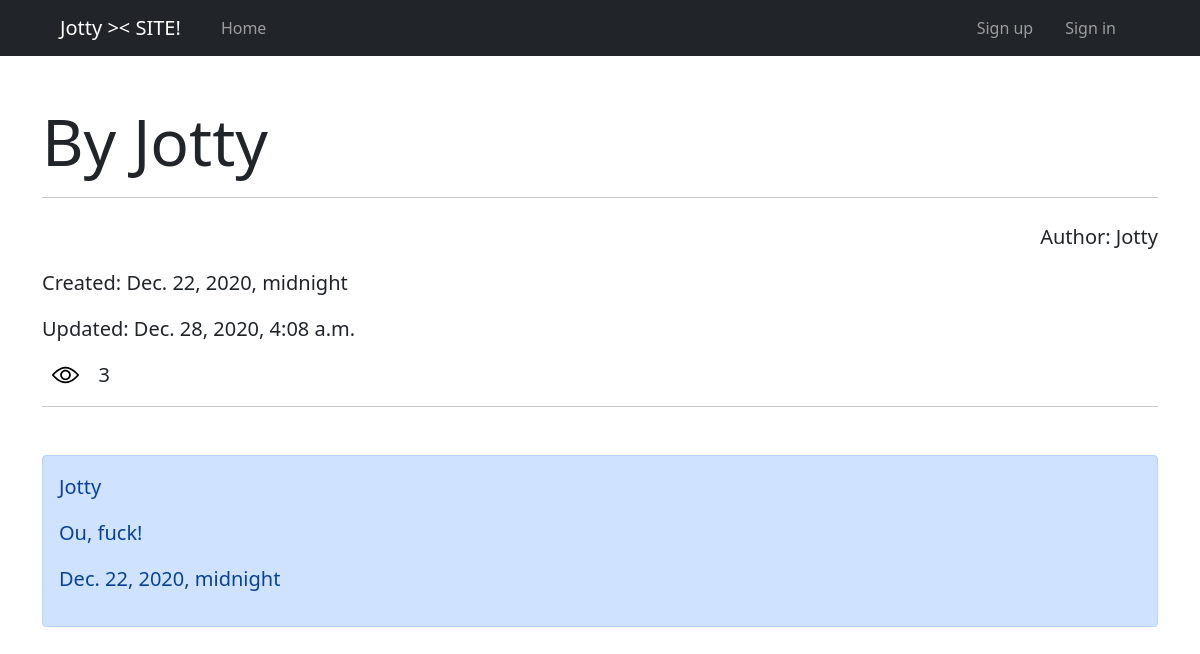
Screenshot of /23 with the database file from the repository.
### blog/models.py (models this page shows, shortened)
class Post(models.Model):
    title = models.CharField(
        max_length=255, default="Default title"
    )
    content = MarkdownxField(default="Default content")
    created_at = models.DateTimeField(auto_now_add=True)
    updated_at = models.DateTimeField(auto_now=True)
    views = models.IntegerField(default=0)
    is_published = models.BooleanField(default=False)
    author = models.ForeignKey(
        User,
        on_delete=models.SET_NULL,
        unique=False,
        null=True,
        default=None
    )
    category = models.ForeignKey('Category', default=None, null=True, on_delete=models.SET_NULL)
    class Meta:
        verbose_name = "Пост"
        verbose_name_plural = "Посты"
    def formatted_markdown(self):
        return markdownify(self.content)

class Comment(models.Model):
    author = models.ForeignKey(User, on_delete=models.CASCADE)
    post = models.ForeignKey('Post', on_delete=models.CASCADE, null=False)
    text = models.TextField()
    created_at = models.DateTimeField(auto_now_add=True)
    class Meta:
        verbose_name = "Комментарий"
        verbose_name_plural = "Комментарии"

### blog/views.py (the view, shortened to what this page needs)
# urls.py: path('<int:pk>', DetailPost.as_view(), name="detail"),
class DetailPost(FormMixin, DetailView):
    template_name = "blog/detail.html"
    model = Post
    form_class = CreateComment
    def get_queryset(self):
        if not self.request.user.is_superuser:
            return super(DetailPost, self).get_queryset().filter(is_published=True)
        else:
            return super(DetailPost, self).get_queryset()
    def get_context_data(self, **kwargs):
        data = super().get_context_data(**kwargs)
        data['comments'] = Comment.objects.filter(post=kwargs['object'].id).order_by('-created_at')
        data['is_authed'] = self.request.user.is_authenticated
        if (self.request.user == (self.get_object()).author) or self.request.user.is_superuser:
            data['is_access'] = True
        else:
            data['is_access'] = False
        data['form'] = self.get_form()
        return data
    def get(self, request, *args, **kwargs):
        post_object = self.get_object()
        post_object.views += 1
        post_object.save()
        return super().get(request, *args, **kwargs)

### templates/blog/detail.html (shortened to what this page needs)
{% extends 'base.html' %}
{% load static %}
{% block content %}
    <div class="container mt-5">
        <h1 class="display-3 mt-3">{{ post.title }}</h1>
        <hr>
        <p class="lead mt-3 text-end">Author: {{ post.author }}</p>
        <p class="lead mt-3">Created: {{ post.created_at }}</p>
        <p class="lead mt-3">Updated: {{ post.updated_at }}</p>
        <div class="d-flex align-items-center" style="width: 7%; justify-content: space-around">
            <img src="{% static 'view.svg' %}" alt="View image" style="width: 34%">
            <span style="font-size: 20px">{{ post.views }}</span>
        </div>
        <hr>
        <div class="comments mt-5">
            {% for comment in comments %}
                <div class="comment alert alert-primary mt-5" role="alert">
                        <p class="lead" style="font-size: 20px">{{ comment.author }}</p>
                        <p class="lead" style="font-size: 20px">{{ comment.text }}</p>
                        <p class="lead" style="font-size: 20px">{{ comment.created_at }}</p>
                </div>
            {% endfor %}
        </div>
    </div>
{% endblock %}

### rows the page displays
Post: title "By Jotty", author "Jotty", created_at "Dec. 22, 2020, midnight", updated_at "Dec. 28, 2020, 4:08 a.m.", views "3"
Comment: author "Jotty", text "Ou, fuck!", created_at "Dec. 22, 2020, midnight"
